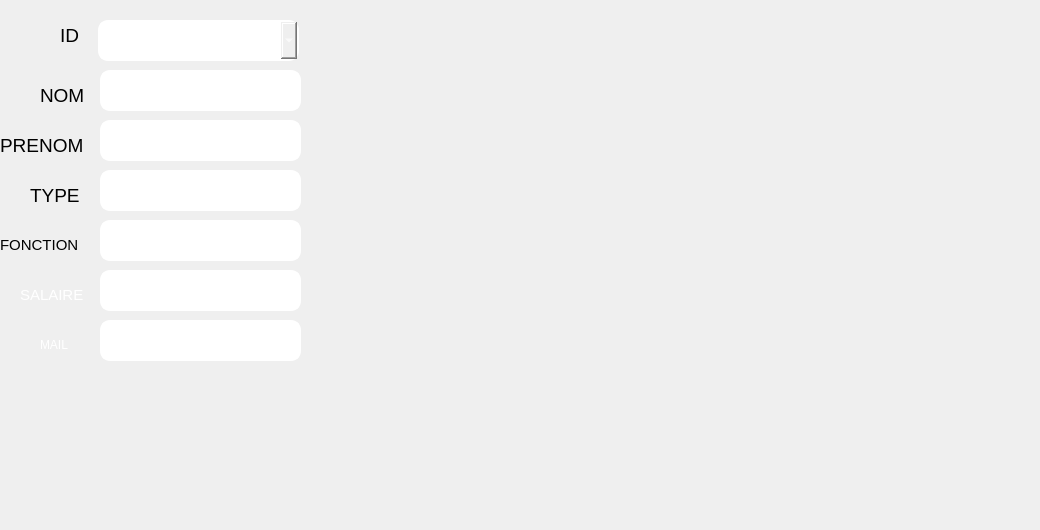
     <widget class="QWidget" name="tab_8">
      <attribute name="title">
       <string>Ajouter</string>
      </attribute>
      <widget class="QLineEdit" name="lineEdit_nom">
       <property name="geometry">
        <rect>
         <x>100</x>
         <y>70</y>
         <width>201</width>
         <height>41</height>
        </rect>
       </property>
       <property name="styleSheet">
        <string notr="true">border-style: solid;
color: rgb(255, 255, 255);
border-color: white;
border-width: 2px;
border-radius: 10px;</string>
       </property>
      </widget>
      <widget class="QLineEdit" name="lineEdit_prenom">
       <property name="geometry">
        <rect>
         <x>100</x>
         <y>120</y>
         <width>201</width>
         <height>41</height>
        </rect>
       </property>
       <property name="styleSheet">
        <string notr="true">border-style: solid;
color: rgb(255, 255, 255);
border-color: white;
border-width: 2px;
border-radius: 10px;</string>
       </property>
      </widget>
      <widget class="QLineEdit" name="lineEdit_type">
       <property name="geometry">
        <rect>
         <x>100</x>
         <y>170</y>
         <width>201</width>
         <height>41</height>
        </rect>
       </property>
       <property name="styleSheet">
        <string notr="true">border-style: solid;
color: rgb(255, 255, 255);
border-color: white;
border-width: 2px;
border-radius: 10px;</string>
       </property>
      </widget>
      <widget class="QPushButton" name="pb_ajouter">
       <property name="geometry">
        <rect>
         <x>350</x>
         <y>380</y>
         <width>71</width>
         <height>61</height>
        </rect>
       </property>
       <property name="styleSheet">
        <string notr="true">border-style:solid;
bordor-color:white;
border-width:2px;
border-radius:10px;
color:rjb(255,255,255);
background-image: url(:/img/img/images.png);
</string>
       </property>
       <property name="text">
        <string/>
       </property>
      </widget>
      <widget class="QComboBox" name="comboBox_20">
       <property name="geometry">
        <rect>
         <x>98</x>
         <y>20</y>
         <width>201</width>
         <height>41</height>
        </rect>
       </property>
       <property name="styleSheet">
        <string notr="true">
border-style: solid;
color: rgb(255, 255, 255);
border-color: white;
border-width: 2px;
border-radius: 10px;</string>
       </property>
      </widget>
      <widget class="QLineEdit" name="lineEdit_type_mail">
       <property name="geometry">
        <rect>
         <x>100</x>
         <y>320</y>
         <width>201</width>
         <height>41</height>
        </rect>
       </property>
       <property name="styleSheet">
        <string notr="true">border-style: solid;
color: rgb(255, 255, 255);
border-color: white;
border-width: 2px;
border-radius: 10px;</string>
       </property>
      </widget>
      <widget class="QLineEdit" name="lineEdit_fonction">
       <property name="geometry">
        <rect>
         <x>100</x>
         <y>220</y>
         <width>201</width>
         <height>41</height>
        </rect>
       </property>
       <property name="styleSheet">
        <string notr="true">border-style: solid;
color: rgb(255, 255, 255);
border-color: white;
border-width: 2px;
border-radius: 10px;</string>
       </property>
      </widget>
      <widget class="QLineEdit" name="lineEdit_salaire">
       <property name="geometry">
        <rect>
         <x>100</x>
         <y>270</y>
         <width>201</width>
         <height>41</height>
        </rect>
       </property>
       <property name="styleSheet">
        <string notr="true">border-style: solid;
color: rgb(255, 255, 255);
border-color: white;
border-width: 2px;
border-radius: 10px;</string>
       </property>
      </widget>
      <widget class="QPushButton" name="pb_ajouter_3">
       <property name="geometry">
        <rect>
         <x>320</x>
         <y>30</y>
         <width>31</width>
         <height>31</height>
        </rect>
       </property>
       <property name="styleSheet">
        <string notr="true">border-style:solid;
background-image: url(:/img/img/GreenCheck.jpg);
bordor-color:white;
border-width:2px;
border-radius:10px;
color:rjb(255,255,255);</string>
       </property>
       <property name="text">
        <string/>
       </property>
      </widget>
      <widget class="QLabel" name="label_94">
       <property name="enabled">
        <bool>false</bool>
       </property>
       <property name="geometry">
        <rect>
         <x>40</x>
         <y>80</y>
         <width>51</width>
         <height>31</height>
        </rect>
       </property>
       <property name="maximumSize">
        <size>
         <width>94</width>
         <height>76</height>
        </size>
       </property>
       <property name="font">
        <font>
         <family>MS Shell Dlg 2</family>
         <pointsize>11</pointsize>
         <weight>50</weight>
         <italic>false</italic>
         <bold>false</bold>
        </font>
       </property>
       <property name="toolTip">
        <string>&lt;html&gt;&lt;head/&gt;&lt;body&gt;&lt;p&gt;ID&lt;/p&gt;&lt;/body&gt;&lt;/html&gt;</string>
       </property>
       <property name="styleSheet">
        <string notr="true">background-image: url(:/img/img/585e4adacb11b227491c3392.png);

color: rgb(0, 0, 0);
</string>
       </property>
       <property name="text">
        <string>&lt;html&gt;&lt;head/&gt;&lt;body&gt;&lt;p&gt;&lt;span style=&quot; font-size:14pt;&quot;&gt;NOM&lt;/span&gt;&lt;/p&gt;&lt;/body&gt;&lt;/html&gt;</string>
       </property>
       <property name="wordWrap">
        <bool>false</bool>
       </property>
      </widget>
      <widget class="QLabel" name="label_91">
       <property name="enabled">
        <bool>false</bool>
       </property>
       <property name="geometry">
        <rect>
         <x>20</x>
         <y>280</y>
         <width>81</width>
         <height>31</height>
        </rect>
       </property>
       <property name="maximumSize">
        <size>
         <width>94</width>
         <height>76</height>
        </size>
       </property>
       <property name="font">
        <font>
         <family>MS Shell Dlg 2</family>
         <pointsize>11</pointsize>
         <weight>50</weight>
         <italic>false</italic>
         <bold>false</bold>
        </font>
       </property>
       <property name="toolTip">
        <string>&lt;html&gt;&lt;head/&gt;&lt;body&gt;&lt;p&gt;ID&lt;/p&gt;&lt;/body&gt;&lt;/html&gt;</string>
       </property>
       <property name="styleSheet">
        <string notr="true">background-image: url(:/img/img/585e4adacb11b227491c3392.png);

color: rgb(255,255,255);
</string>
       </property>
       <property name="text">
        <string>&lt;html&gt;&lt;head/&gt;&lt;body&gt;&lt;p&gt;SALAIRE&lt;/p&gt;&lt;/body&gt;&lt;/html&gt;</string>
       </property>
       <property name="wordWrap">
        <bool>false</bool>
       </property>
      </widget>
      <widget class="QLabel" name="label_47">
       <property name="enabled">
        <bool>false</bool>
       </property>
       <property name="geometry">
        <rect>
         <x>60</x>
         <y>20</y>
         <width>31</width>
         <height>31</height>
        </rect>
       </property>
       <property name="maximumSize">
        <size>
         <width>94</width>
         <height>76</height>
        </size>
       </property>
       <property name="font">
        <font>
         <family>MS Shell Dlg 2</family>
         <pointsize>11</pointsize>
         <weight>50</weight>
         <italic>false</italic>
         <bold>false</bold>
        </font>
       </property>
       <property name="toolTip">
        <string>&lt;html&gt;&lt;head/&gt;&lt;body&gt;&lt;p&gt;ID&lt;/p&gt;&lt;/body&gt;&lt;/html&gt;</string>
       </property>
       <property name="styleSheet">
        <string notr="true">background-image: url(:/img/img/585e4adacb11b227491c3392.png);

color: rgb(0, 0, 0);
</string>
       </property>
       <property name="text">
        <string>&lt;html&gt;&lt;head/&gt;&lt;body&gt;&lt;p&gt;&lt;span style=&quot; font-size:14pt;&quot;&gt;ID&lt;/span&gt;&lt;/p&gt;&lt;/body&gt;&lt;/html&gt;</string>
       </property>
       <property name="wordWrap">
        <bool>false</bool>
       </property>
      </widget>
      <widget class="QLabel" name="label_90">
       <property name="enabled">
        <bool>false</bool>
       </property>
       <property name="geometry">
        <rect>
         <x>40</x>
         <y>330</y>
         <width>41</width>
         <height>31</height>
        </rect>
       </property>
       <property name="maximumSize">
        <size>
         <width>94</width>
         <height>76</height>
        </size>
       </property>
       <property name="font">
        <font>
         <family>MS Shell Dlg 2</family>
         <pointsize>11</pointsize>
         <weight>50</weight>
         <italic>false</italic>
         <bold>false</bold>
        </font>
       </property>
       <property name="toolTip">
        <string>&lt;html&gt;&lt;head/&gt;&lt;body&gt;&lt;p&gt;ID&lt;/p&gt;&lt;/body&gt;&lt;/html&gt;</string>
       </property>
       <property name="styleSheet">
        <string notr="true">background-image: url(:/img/img/585e4adacb11b227491c3392.png);

color: rgb(255,255,255);
</string>
       </property>
       <property name="text">
        <string>&lt;html&gt;&lt;head/&gt;&lt;body&gt;&lt;p&gt;&lt;span style=&quot; font-size:9pt;&quot;&gt;MAIL&lt;/span&gt;&lt;/p&gt;&lt;/body&gt;&lt;/html&gt;</string>
       </property>
       <property name="wordWrap">
        <bool>false</bool>
       </property>
      </widget>
      <widget class="QLabel" name="label_48">
       <property name="enabled">
        <bool>false</bool>
       </property>
       <property name="geometry">
        <rect>
         <x>0</x>
         <y>130</y>
         <width>91</width>
         <height>31</height>
        </rect>
       </property>
       <property name="maximumSize">
        <size>
         <width>94</width>
         <height>76</height>
        </size>
       </property>
       <property name="font">
        <font>
         <family>MS Shell Dlg 2</family>
         <pointsize>11</pointsize>
         <weight>50</weight>
         <italic>false</italic>
         <bold>false</bold>
        </font>
       </property>
       <property name="toolTip">
        <string>&lt;html&gt;&lt;head/&gt;&lt;body&gt;&lt;p&gt;ID&lt;/p&gt;&lt;/body&gt;&lt;/html&gt;</string>
       </property>
       <property name="styleSheet">
        <string notr="true">background-image: url(:/img/img/585e4adacb11b227491c3392.png);

color: rgb(0, 0, 0);
</string>
       </property>
       <property name="text">
        <string>&lt;html&gt;&lt;head/&gt;&lt;body&gt;&lt;p&gt;&lt;span style=&quot; font-size:14pt;&quot;&gt;PRENOM&lt;/span&gt;&lt;/p&gt;&lt;/body&gt;&lt;/html&gt;</string>
       </property>
       <property name="wordWrap">
        <bool>false</bool>
       </property>
      </widget>
      <widget class="QLabel" name="label_92">
       <property name="enabled">
        <bool>false</bool>
       </property>
       <property name="geometry">
        <rect>
         <x>0</x>
         <y>230</y>
         <width>94</width>
         <height>31</height>
        </rect>
       </property>
       <property name="maximumSize">
        <size>
         <width>94</width>
         <height>76</height>
        </size>
       </property>
       <property name="font">
        <font>
         <family>MS Shell Dlg 2</family>
         <pointsize>11</pointsize>
         <weight>50</weight>
         <italic>false</italic>
         <bold>false</bold>
        </font>
       </property>
       <property name="toolTip">
        <string>&lt;html&gt;&lt;head/&gt;&lt;body&gt;&lt;p&gt;ID&lt;/p&gt;&lt;/body&gt;&lt;/html&gt;</string>
       </property>
       <property name="styleSheet">
        <string notr="true">background-image: url(:/img/img/585e4adacb11b227491c3392.png);

color: rgb(0, 0, 0);
</string>
       </property>
       <property name="text">
        <string>&lt;html&gt;&lt;head/&gt;&lt;body&gt;&lt;p&gt;FONCTION&lt;/p&gt;&lt;/body&gt;&lt;/html&gt;</string>
       </property>
       <property name="wordWrap">
        <bool>false</bool>
       </property>
      </widget>
      <widget class="QLabel" name="label_49">
       <property name="enabled">
        <bool>false</bool>
       </property>
       <property name="geometry">
        <rect>
         <x>30</x>
         <y>180</y>
         <width>61</width>
         <height>31</height>
        </rect>
       </property>
       <property name="maximumSize">
        <size>
         <width>94</width>
         <height>76</height>
        </size>
       </property>
       <property name="font">
        <font>
         <family>MS Shell Dlg 2</family>
         <pointsize>11</pointsize>
         <weight>50</weight>
         <italic>false</italic>
         <bold>false</bold>
        </font>
       </property>
       <property name="toolTip">
        <string>&lt;html&gt;&lt;head/&gt;&lt;body&gt;&lt;p&gt;ID&lt;/p&gt;&lt;/body&gt;&lt;/html&gt;</string>
       </property>
       <property name="styleSheet">
        <string notr="true">background-image: url(:/img/img/585e4adacb11b227491c3392.png);

color: rgb(0, 0, 0);
</string>
       </property>
       <property name="text">
        <string>&lt;html&gt;&lt;head/&gt;&lt;body&gt;&lt;p&gt;&lt;span style=&quot; font-size:14pt;&quot;&gt;TYPE&lt;/span&gt;&lt;/p&gt;&lt;/body&gt;&lt;/html&gt;</string>
       </property>
       <property name="wordWrap">
        <bool>false</bool>
       </property>
      </widget>
      <widget class="QLabel" name="label_9">
       <property name="geometry">
        <rect>
         <x>660</x>
         <y>375</y>
         <width>181</width>
         <height>71</height>
        </rect>
       </property>
       <property name="styleSheet">
        <string notr="true">background-image: url(:/img/img/danone-logo-EE7DBAC3E9-seeklogo.com.png);</string>
       </property>
       <property name="text">
        <string/>
       </property>
      </widget>
      <widget class="QLabel" name="label_7">
       <property name="geometry">
        <rect>
         <x>660</x>
         <y>450</y>
         <width>371</width>
         <height>71</height>
        </rect>
       </property>
       <property name="styleSheet">
        <string notr="true">background-image: url(:/img/img/logo_original.png);</string>
       </property>
       <property name="text">
        <string/>
       </property>
      </widget>
      <widget class="QLabel" name="label_8">
       <property name="geometry">
        <rect>
         <x>850</x>
         <y>380</y>
         <width>181</width>
         <height>71</height>
        </rect>
       </property>
       <property name="styleSheet">
        <string notr="true">background-image: url(:/img/img/PRESIDENT.png);</string>
       </property>
       <property name="text">
        <string/>
       </property>
      </widget>
     </widget>
